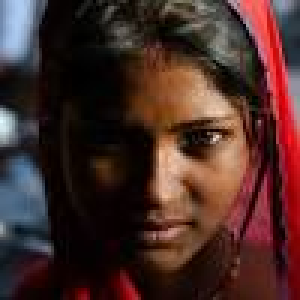
#> input picture crop face from given data/input img/2Q__ (1).jpg, 100 x 100 px (shown 3 times larger); its folder holds only this picture in this run
$ python 'crop face from data.py'
#> lines starting #> are read from the running program, lines starting #| are printed output that depends on the picture
import cv2
import os
folderlist = os.listdir("input img")
f = 1
for filename in folderlist:
    print(filename)
    font = cv2.FONT_HERSHEY_SIMPLEX
    image = cv2.imread("input img/" + filename)
#> image is the input picture: shape (100, 100, 3); mean B, G, R 39.8, 44, 71.9
    cv2.imshow("mypic", image)
    cv2.waitKey(100)
    cv2.destroyAllWindows()
    face_cascade = cv2.CascadeClassifier("haarcascade_frontalface_default.xml")
    # greyimg=cv2.cvtColor(image, cv2.COLOR_BGR2GRAY)
    faces = face_cascade.detectMultiScale(image, scaleFactor=1.05, minNeighbors=5)
#> faces = [[20, 20, 71, 71]]
    for x, y, w, h in faces:
        imageop = cv2.rectangle(image, (x, y), (x + w, y + h), (99, 255, 3), 2)
        imageop2 = cv2.putText(imageop, str("FACE"), (x + w // 3, y + h + 15), font, 0.5, (125, 255, 255), 1)
#> this loop made 1 pass
#> pass 1, `imageop = cv2.rectangle(image, (x, y), (x + w, y + h), (99, 255, 3), 2)`:
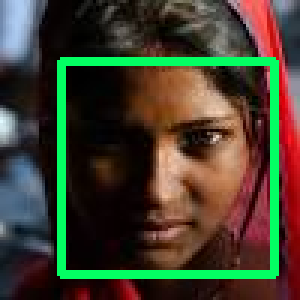
#> imageop: shape (100, 100, 3) (shown 3 times larger); mean B, G, R 46.7, 63.8, 67.7
    cv2.imshow("mypic", imageop)
    cv2.waitKey(100)
    cv2.destroyAllWindows()
    cropimage = imageop[y + 2:y + h - 2, x + 2:x + w - 2]
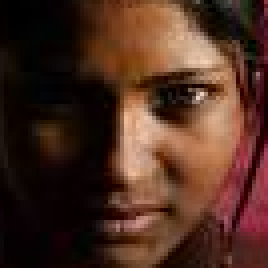
#> cropimage: shape (67, 67, 3) (shown 4 times larger); mean B, G, R 33.1, 45.9, 77.2
    resizeimg = cv2.resize(cropimage, (400, 400))
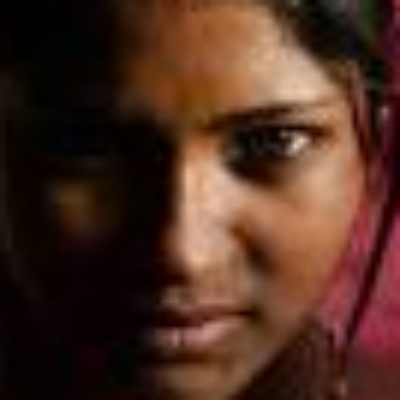
#> resizeimg: shape (400, 400, 3); mean B, G, R 33, 45.8, 77.1
    cv2.imshow("mypic", resizeimg)
    cv2.waitKey(100)
    cv2.destroyAllWindows()
    cv2.imwrite("output img/img" + str(f) + ".jpg", resizeimg)
    f = f + 1

$ run again, on crop face from given data/input img/2Q__ (6).jpg
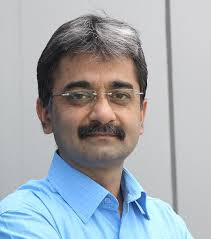
#> input picture crop face from given data/input img/2Q__ (6).jpg, 211 x 239 px
#> image is the input picture: shape (239, 211, 3); mean B, G, R 177.1, 171.3, 165.3
#> faces = [[40, 49, 120, 120]]
#> the loop `for x, y, w, h in faces:` made 1 pass
#> pass 1, `imageop = cv2.rectangle(image, (x, y), (x + w, y + h), (99, 255, 3), 2)`:
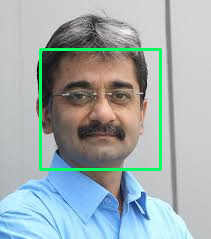
#> imageop: shape (239, 211, 3); mean B, G, R 175.8, 174.5, 161.3
#> `cropimage = imageop[y + 2:y + h - 2, x + 2:x + w - 2]`:
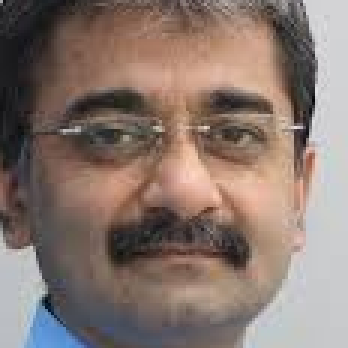
#> cropimage: shape (116, 116, 3) (shown 3 times larger); mean B, G, R 111, 118.9, 136.3

$ run again, on crop face from given data/input img/2Q__ (7).jpg
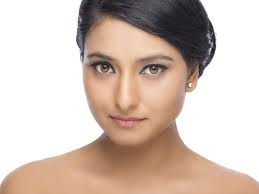
#> input picture crop face from given data/input img/2Q__ (7).jpg, 259 x 194 px
#> image is the input picture: shape (194, 259, 3); mean B, G, R 181.9, 192.4, 210.3
#> faces = [[65, 22, 124, 124]]
#> the loop `for x, y, w, h in faces:` made 1 pass
#> pass 1, `imageop = cv2.rectangle(image, (x, y), (x + w, y + h), (99, 255, 3), 2)`:
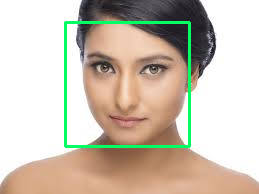
#> imageop: shape (194, 259, 3); mean B, G, R 180.4, 195.3, 205.3
#> `cropimage = imageop[y + 2:y + h - 2, x + 2:x + w - 2]`:
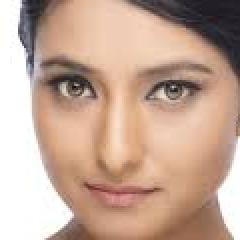
#> cropimage: shape (120, 120, 3) (shown 2 times larger); mean B, G, R 149.9, 167, 196.7

$ run again, on crop face from given data/input img/2Q__ (2).jpg
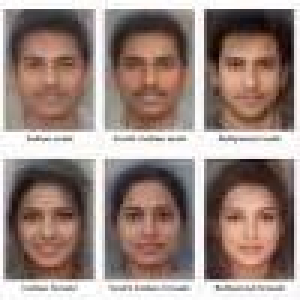
#> input picture crop face from given data/input img/2Q__ (2).jpg, 100 x 100 px (shown 3 times larger)
#> image is the input picture: shape (100, 100, 3); mean B, G, R 127.7, 135, 155
#> faces = [[2, 10, 29, 29], [35, 10, 29, 29], [69, 11, 28, 28], [2, 62, 28, 28], [36, 61, 28, 28], [69, 62, 27, 27]]
#> the loop `for x, y, w, h in faces:` made 6 passes
#> after the loop `for x, y, w, h in faces:`:
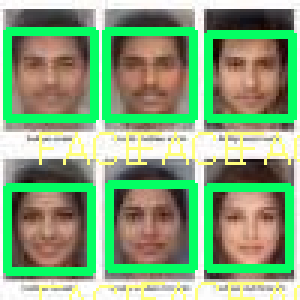
#> image: shape (100, 100, 3) (shown 3 times larger); mean B, G, R 124.4, 166.6, 132.8
#> `resizeimg = cv2.resize(cropimage, (400, 400))`:
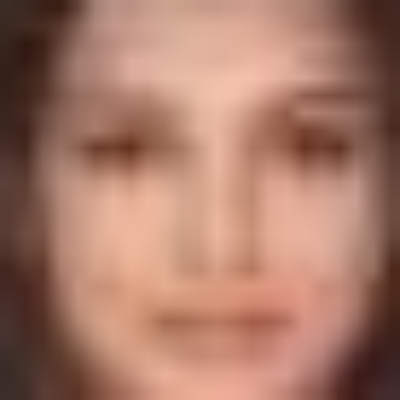
#> resizeimg: shape (400, 400, 3); mean B, G, R 103.7, 120.8, 167.1

$ run again, on crop face from given data/input img/2Q__ (4).jpg
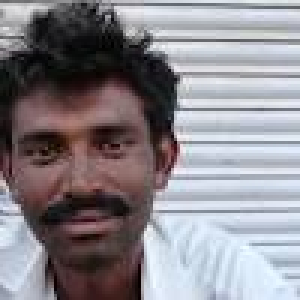
#> input picture crop face from given data/input img/2Q__ (4).jpg, 100 x 100 px (shown 3 times larger)
#> image is the input picture: shape (100, 100, 3); mean B, G, R 141.1, 135.2, 139.4
#> faces = [[1, 28, 55, 55]]
#> the loop `for x, y, w, h in faces:` made 1 pass
#> pass 1, `imageop = cv2.rectangle(image, (x, y), (x + w, y + h), (99, 255, 3), 2)`:
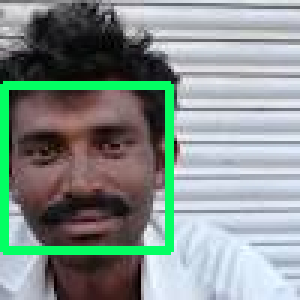
#> imageop: shape (100, 100, 3) (shown 3 times larger); mean B, G, R 141.2, 145.8, 133.1
#> `resizeimg = cv2.resize(cropimage, (400, 400))`:
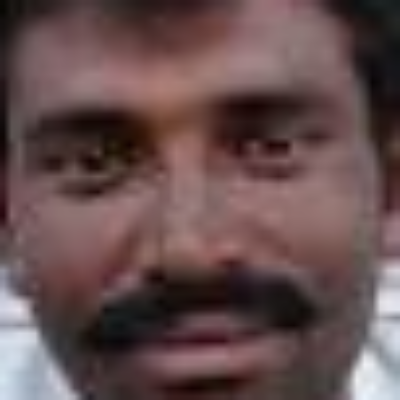
#> resizeimg: shape (400, 400, 3); mean B, G, R 78.4, 78, 101.1
